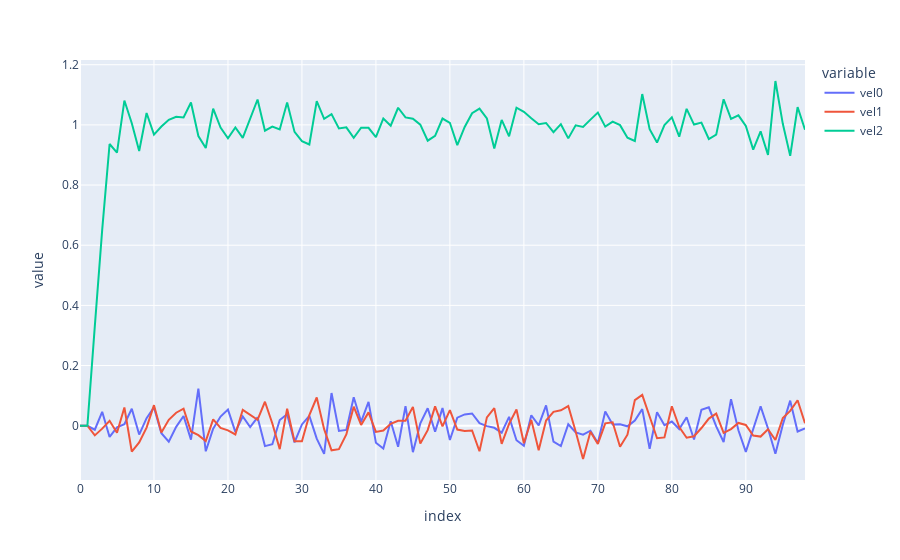

Notebook source saved alongside this figure:
### Code cell
ex.line(to_df(vel, 'vel'))
